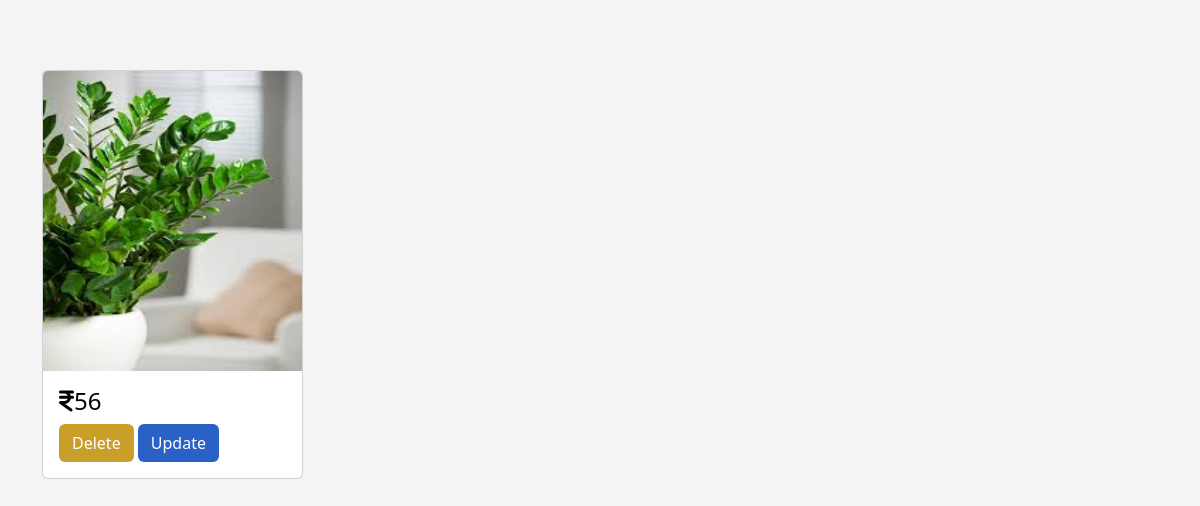
Page /view_prdts on the committed database.
### app/models.py (models this page shows, shortened)
class Plants(models.Model):
    p_id=models.TextField()
    name=models.TextField()
    p_catg=models.TextField()
    p_dis=models.TextField()
    price=models.IntegerField()
    offer_price=models.IntegerField()
    img=models.FileField()
    img2=models.FileField()
    stock=models.IntegerField()
    catg=models.ForeignKey(Category,on_delete=models.CASCADE)
    mcatg=models.ForeignKey(Main_cat,on_delete=models.CASCADE)

### app/views.py (the view)
# urls.py: path('view_prdts',views.view_prdts),
def view_prdts(req):
    data=Plants.objects.all()
    return render(req,'admin/view_prdts.html',{'data':data})

### templates/admin/view_prdts.html (shortened to what this page needs)
<!DOCTYPE html>
<html lang="en">
<head>
    {% load static %}
    <link rel="stylesheet" href="https://cdnjs.cloudflare.com/ajax/libs/font-awesome/6.6.0/css/all.min.css">
    <link href="https://cdn.jsdelivr.net/npm/bootstrap@5.3.3/dist/css/bootstrap.min.css" rel="stylesheet">
    <link rel="stylesheet" href="{% static 'css/style.css'%}">
</head>
<body>
    <div class="container" style="margin-top: 50px;" >
        <div class="row" id="pp">
          {% for plant in data %}
          <div class="col-lg-3" id="oo">
            <a href="" style="text-decoration: none; color: black;"><div class="card" style="margin-top: 20px;">
              <img class="card-img-top" src="{{plant.img.url}}" alt="Card image" style="width:100%; height: 300px;">
              <div class="card-body">
                <h4 class="card-title"><i class="fa-solid fa-indian-rupee-sign"></i>{{plant.price}}</h4>
                <a href="delete_prd/{{plant.pk}}" class="btn" style="background-color: #ca9f29; color: white;"> Delete</a>
                <a href="update_prd/{{plant.pk}}" class="btn" style="background-color: #2961c7; color: white;"> Update</a>
              </div></a>
            </div>
          </div>
          {% endfor %}
        </div>
</body>
</html>

### static/css/style.css (style rules this page uses)
body { background-color: #f4f4f4; }

### rows in the picture
Plants: img (picture), price "56"
